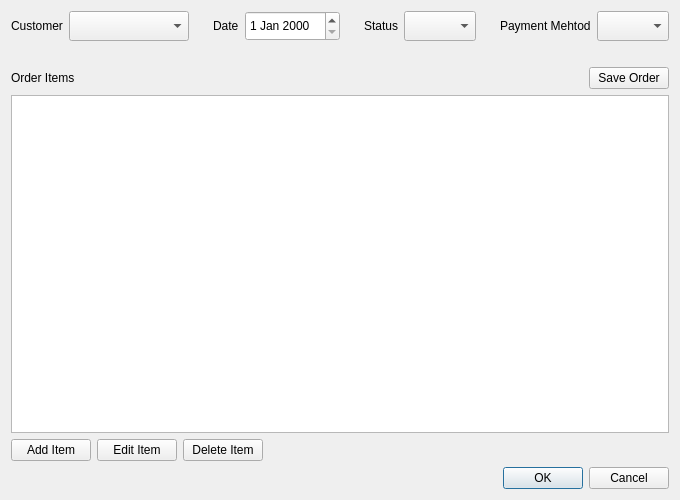
<?xml version="1.0" encoding="UTF-8"?>
<ui version="4.0">
 <class>OrderEditor</class>
 <widget class="QDialog" name="OrderEditor">
  <property name="geometry">
   <rect>
    <x>0</x>
    <y>0</y>
    <width>680</width>
    <height>500</height>
   </rect>
  </property>
  <property name="sizePolicy">
   <sizepolicy hsizetype="Expanding" vsizetype="Fixed">
    <horstretch>0</horstretch>
    <verstretch>0</verstretch>
   </sizepolicy>
  </property>
  <property name="windowTitle">
   <string>Dialog</string>
  </property>
  <layout class="QVBoxLayout" name="verticalLayout_2">
   <item>
    <layout class="QVBoxLayout" name="verticalLayout">
     <item>
      <layout class="QHBoxLayout" name="horizontalLayout">
       <property name="spacing">
        <number>6</number>
       </property>
       <property name="bottomMargin">
        <number>20</number>
       </property>
       <item>
        <widget class="QLabel" name="addCustomerLabel">
         <property name="text">
          <string>Customer</string>
         </property>
        </widget>
       </item>
       <item>
        <widget class="QComboBox" name="customerCombo">
         <property name="sizePolicy">
          <sizepolicy hsizetype="MinimumExpanding" vsizetype="Fixed">
           <horstretch>0</horstretch>
           <verstretch>0</verstretch>
          </sizepolicy>
         </property>
         <property name="minimumSize">
          <size>
           <width>120</width>
           <height>30</height>
          </size>
         </property>
         <property name="cursor">
          <cursorShape>PointingHandCursor</cursorShape>
         </property>
        </widget>
       </item>
       <item>
        <spacer name="horizontalSpacer">
         <property name="orientation">
          <enum>Qt::Orientation::Horizontal</enum>
         </property>
         <property name="sizeHint" stdset="0">
          <size>
           <width>40</width>
           <height>20</height>
          </size>
         </property>
        </spacer>
       </item>
       <item>
        <widget class="QLabel" name="dateLabel">
         <property name="text">
          <string>Date</string>
         </property>
        </widget>
       </item>
       <item>
        <widget class="QDateEdit" name="dateEdit">
         <property name="minimumSize">
          <size>
           <width>0</width>
           <height>30</height>
          </size>
         </property>
        </widget>
       </item>
       <item>
        <spacer name="horizontalSpacer_3">
         <property name="orientation">
          <enum>Qt::Orientation::Horizontal</enum>
         </property>
         <property name="sizeType">
          <enum>QSizePolicy::Policy::Expanding</enum>
         </property>
         <property name="sizeHint" stdset="0">
          <size>
           <width>40</width>
           <height>20</height>
          </size>
         </property>
        </spacer>
       </item>
       <item>
        <widget class="QLabel" name="statusLabel">
         <property name="text">
          <string>Status</string>
         </property>
        </widget>
       </item>
       <item>
        <widget class="QComboBox" name="statusCombo">
         <property name="sizePolicy">
          <sizepolicy hsizetype="Expanding" vsizetype="Fixed">
           <horstretch>0</horstretch>
           <verstretch>0</verstretch>
          </sizepolicy>
         </property>
         <property name="minimumSize">
          <size>
           <width>0</width>
           <height>30</height>
          </size>
         </property>
         <property name="cursor">
          <cursorShape>PointingHandCursor</cursorShape>
         </property>
        </widget>
       </item>
       <item>
        <spacer name="horizontalSpacer_5">
         <property name="orientation">
          <enum>Qt::Orientation::Horizontal</enum>
         </property>
         <property name="sizeHint" stdset="0">
          <size>
           <width>40</width>
           <height>20</height>
          </size>
         </property>
        </spacer>
       </item>
       <item>
        <widget class="QLabel" name="paymentLabel">
         <property name="text">
          <string>Payment Mehtod</string>
         </property>
        </widget>
       </item>
       <item>
        <widget class="QComboBox" name="paymentCombo">
         <property name="minimumSize">
          <size>
           <width>0</width>
           <height>30</height>
          </size>
         </property>
         <property name="cursor">
          <cursorShape>PointingHandCursor</cursorShape>
         </property>
        </widget>
       </item>
      </layout>
     </item>
     <item>
      <layout class="QHBoxLayout" name="horizontalLayout_3">
       <item>
        <widget class="QLabel" name="detailTableLabel">
         <property name="text">
          <string>Order Items</string>
         </property>
        </widget>
       </item>
       <item>
        <spacer name="horizontalSpacer_4">
         <property name="orientation">
          <enum>Qt::Orientation::Horizontal</enum>
         </property>
         <property name="sizeHint" stdset="0">
          <size>
           <width>40</width>
           <height>20</height>
          </size>
         </property>
        </spacer>
       </item>
       <item>
        <widget class="QPushButton" name="saveOrderButton">
         <property name="cursor">
          <cursorShape>PointingHandCursor</cursorShape>
         </property>
         <property name="text">
          <string>Save Order</string>
         </property>
        </widget>
       </item>
      </layout>
     </item>
    </layout>
   </item>
   <item>
    <widget class="QTableView" name="itemsTable"/>
   </item>
   <item>
    <layout class="QHBoxLayout" name="horizontalLayout_2">
     <item>
      <widget class="QPushButton" name="addItemButton">
       <property name="cursor">
        <cursorShape>PointingHandCursor</cursorShape>
       </property>
       <property name="text">
        <string>Add Item</string>
       </property>
      </widget>
     </item>
     <item>
      <widget class="QPushButton" name="editItemButton">
       <property name="cursor">
        <cursorShape>PointingHandCursor</cursorShape>
       </property>
       <property name="text">
        <string>Edit Item</string>
       </property>
      </widget>
     </item>
     <item>
      <widget class="QPushButton" name="deleteItemButton">
       <property name="cursor">
        <cursorShape>PointingHandCursor</cursorShape>
       </property>
       <property name="text">
        <string>Delete Item</string>
       </property>
      </widget>
     </item>
     <item>
      <spacer name="horizontalSpacer_2">
       <property name="orientation">
        <enum>Qt::Orientation::Horizontal</enum>
       </property>
       <property name="sizeHint" stdset="0">
        <size>
         <width>40</width>
         <height>20</height>
        </size>
       </property>
      </spacer>
     </item>
    </layout>
   </item>
   <item>
    <widget class="QDialogButtonBox" name="buttonBox">
     <property name="cursor">
      <cursorShape>ArrowCursor</cursorShape>
     </property>
     <property name="orientation">
      <enum>Qt::Orientation::Horizontal</enum>
     </property>
     <property name="standardButtons">
      <set>QDialogButtonBox::StandardButton::Cancel|QDialogButtonBox::StandardButton::Ok</set>
     </property>
    </widget>
   </item>
  </layout>
 </widget>
 <resources/>
 <connections>
  <connection>
   <sender>buttonBox</sender>
   <signal>accepted()</signal>
   <receiver>OrderEditor</receiver>
   <slot>accept()</slot>
   <hints>
    <hint type="sourcelabel">
     <x>248</x>
     <y>254</y>
    </hint>
    <hint type="destinationlabel">
     <x>157</x>
     <y>274</y>
    </hint>
   </hints>
  </connection>
  <connection>
   <sender>buttonBox</sender>
   <signal>rejected()</signal>
   <receiver>OrderEditor</receiver>
   <slot>reject()</slot>
   <hints>
    <hint type="sourcelabel">
     <x>316</x>
     <y>260</y>
    </hint>
    <hint type="destinationlabel">
     <x>286</x>
     <y>274</y>
    </hint>
   </hints>
  </connection>
 </connections>
</ui>
